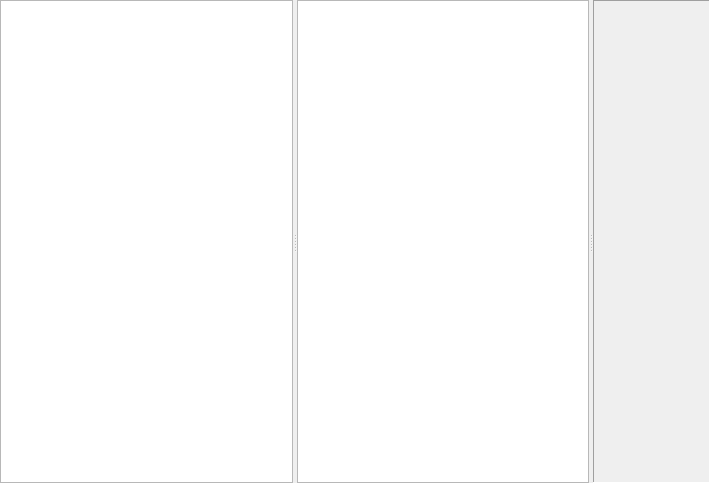
<?xml version="1.0" encoding="UTF-8"?>
<ui version="4.0">
 <class>CommitExploreWindow</class>
 <widget class="QDialog" name="CommitExploreWindow">
  <property name="geometry">
   <rect>
    <x>0</x>
    <y>0</y>
    <width>710</width>
    <height>483</height>
   </rect>
  </property>
  <property name="windowTitle">
   <string>Dialog</string>
  </property>
  <layout class="QVBoxLayout" name="verticalLayout">
   <property name="spacing">
    <number>0</number>
   </property>
   <property name="leftMargin">
    <number>0</number>
   </property>
   <property name="topMargin">
    <number>0</number>
   </property>
   <property name="rightMargin">
    <number>0</number>
   </property>
   <property name="bottomMargin">
    <number>0</number>
   </property>
   <item>
    <widget class="QSplitter" name="splitter">
     <property name="orientation">
      <enum>Qt::Horizontal</enum>
     </property>
     <property name="childrenCollapsible">
      <bool>false</bool>
     </property>
     <widget class="QTreeWidget" name="treeWidget">
      <property name="editTriggers">
       <set>QAbstractItemView::NoEditTriggers</set>
      </property>
      <property name="rootIsDecorated">
       <bool>false</bool>
      </property>
      <attribute name="headerVisible">
       <bool>false</bool>
      </attribute>
      <column>
       <property name="text">
        <string notr="true">1</string>
       </property>
      </column>
     </widget>
     <widget class="QListWidget" name="listWidget">
      <property name="selectionBehavior">
       <enum>QAbstractItemView::SelectRows</enum>
      </property>
     </widget>
     <widget class="QFrame" name="frame">
      <property name="frameShape">
       <enum>QFrame::Panel</enum>
      </property>
      <property name="frameShadow">
       <enum>QFrame::Sunken</enum>
      </property>
      <layout class="QHBoxLayout" name="horizontalLayout">
       <property name="spacing">
        <number>0</number>
       </property>
       <property name="leftMargin">
        <number>0</number>
       </property>
       <property name="topMargin">
        <number>0</number>
       </property>
       <property name="rightMargin">
        <number>0</number>
       </property>
       <property name="bottomMargin">
        <number>0</number>
       </property>
       <item>
        <widget class="FileDiffWidget" name="widget_fileview" native="true">
         <property name="minimumSize">
          <size>
           <width>100</width>
           <height>0</height>
          </size>
         </property>
        </widget>
       </item>
      </layout>
     </widget>
    </widget>
   </item>
  </layout>
 </widget>
 <customwidgets>
  <customwidget>
   <class>FileDiffWidget</class>
   <extends>QWidget</extends>
   <header>FileDiffWidget.h</header>
   <container>1</container>
  </customwidget>
 </customwidgets>
 <resources/>
 <connections/>
</ui>
